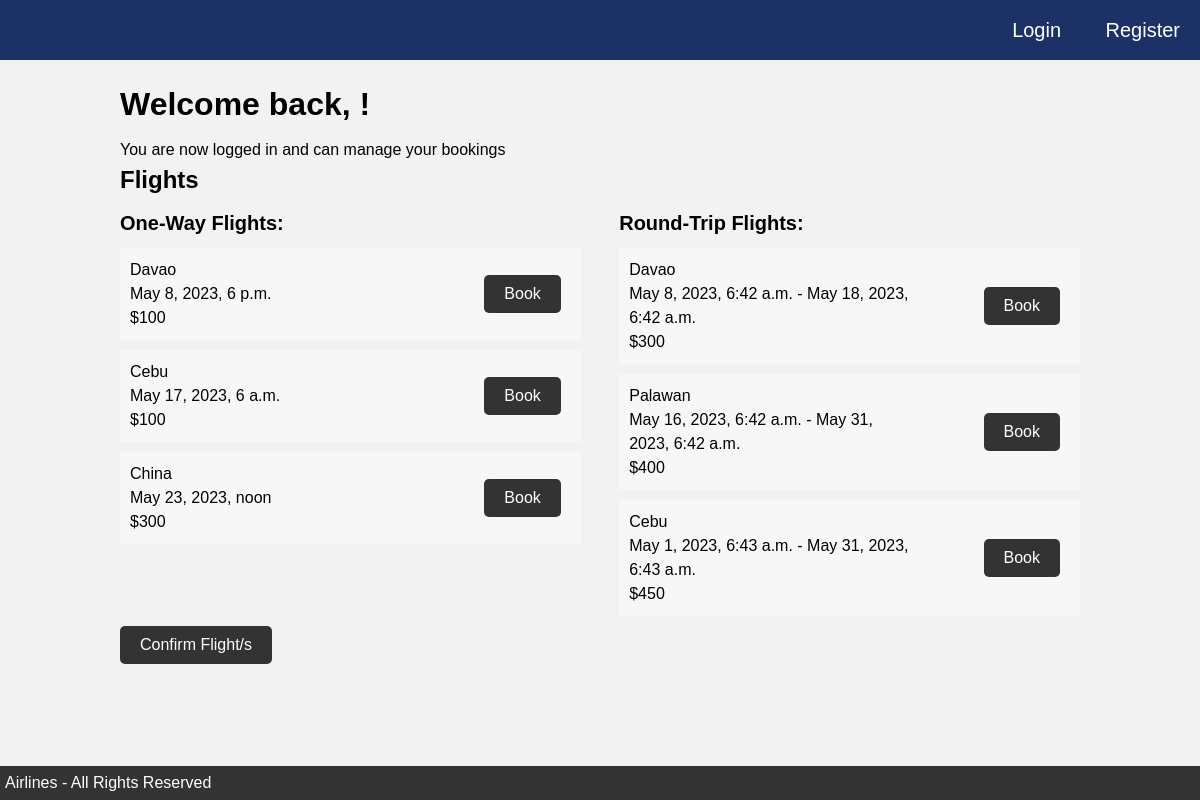
Screenshot of /userhome/ with the database file from the repository.
### base/models.py (models this page shows)
class OneWayFlight(models.Model):
    flightType = models.CharField(max_length=200)
    destination = models.CharField(max_length=200)
    departureDate = models.DateTimeField(max_length=200)
    totalAmount = models.CharField(max_length=200)

class RoundTripFlight(models.Model):
    flightType = models.CharField(max_length=200)
    destination = models.CharField(max_length=200)
    departureDate = models.DateTimeField(max_length=200)
    returnDate = models.DateTimeField(max_length=200)
    totalAmount = models.CharField(max_length=200)

### base/views.py (the view)
# urls.py: path('userhome/', views.all_flights, name='all_flights'),
def all_flights(request):
    one_way_flights = OneWayFlight.objects.all()
    round_trip_flights = RoundTripFlight.objects.all()
    return render(request, 'userhome.html', {'one_way_flights': one_way_flights, 'round_trip_flights': round_trip_flights})

### base/template/userhome.html (shortened to what this page needs)
<!DOCTYPE html>
<html>
{% load static %}
<head>
    <link rel="stylesheet" href="{% static 'css/userhome.css' %}">
</head>
<body>
    <header>
        <nav>
            <ul>
                {% if user.is_authenticated %}
                <li><a href="{% url 'logout' %}">Logout</a></li>
                {% else %}
                <li><a href="{% url 'login' %}">Login</a></li>
                <li><a href="{% url 'register' %}">Register</a></li>
                {% endif %}
            </ul>
        </nav>
    </header>
    <footer>
        <p>Airlines - All Rights Reserved</p>
    </footer>
    <main>
        <h1>Welcome back, {{ user.username }}!</h1>
        <p>You are now logged in and can manage your bookings</p>
        <h2>Flights</h2>
        <div class="flights-container">
            <div class="one-way-flights">
                <h3>One-Way Flights:</h3>
                <ul>
                    {% for flight in one_way_flights %}
                    <li>
                        <div class="flight-info">
                            <div class="flight-destination">{{ flight.destination }}</div>
                            <div class="flight-dates">{{ flight.departureDate }}</div>
                            <div class="flight-price">{{ flight.totalAmount }}</div>
                        </div>
                        <form method="POST" action="{% url 'book' %}">
                            <button type="submit">Book</button>
                        </form>
                    </li>
                    {% empty %}
                    <li>No one-way flights available</li>
                    {% endfor %}
                </ul>
            </div>
            <div class="round-trip-flights">
                <h3>Round-Trip Flights:</h3>
                <ul>
                    {% for flight in round_trip_flights %}
                    <li>
                        <div class="flight-info">
                            <div class="flight-destination">{{ flight.destination }}</div>
                            <div class="flight-dates">{{ flight.departureDate }} - {{ flight.returnDate }}</div>
                            <div class="flight-price">{{ flight.totalAmount }}</div>
                        </div>
                        <form method="POST" action="{% url 'book' %}">
                            <button type="submit">Book</button>
                        </form>
                    </li>
                    {% empty %}
                    <li>No round-trip flights available</li>
                    {% endfor %}
                </ul>
            </div>
        </div>
        <form method="GET" action="{% url 'confirm' %}">
            <button type="submit">Confirm Flight/s</button>
        </form>
    </main>
</body>
</html>

### base/static/css/userhome.css (style rules this page uses)
* { margin: 0; padding: 0; box-sizing: border-box; }
body { font-family: Arial, sans-serif; font-size: 16px; line-height: 1.5; background-color: #f2f2f2; }
header { background-color: #1c3267; height: 60px; }
nav ul { margin: 0; padding-right: 10px; list-style-type: none; text-align: right; list-style: none; }
nav li { display: inline-block; margin-left: 20px; }
nav a { display:block; padding:0 10px; color:#FFF; font-size:20px; line-height:60px; text-decoration:none; }
main { max-width: 1000px; margin: 0 auto; padding: 20px; }
h1, h2 { margin-bottom: 10px; }
ul { margin-bottom: 20px; }
li { margin-bottom: 10px; }
form { display: inline-block; margin-right: 10px; }
button { background-color: #333; color: #fff; border: none; padding: 10px 20px; cursor: pointer; font-size: 16px; border-radius: 5px; }
footer p { margin-left: 5px; }
footer { background-color: #333333; color: #FFFFFF; padding: 5px 0; position: absolute; bottom: 0; width: 100%; }
.flights-container { display: flex; justify-content: space-between; }
.one-way-flights, .round-trip-flights { width: 48%; }
.one-way-flights h3, .round-trip-flights h3 { font-size: 20px; margin-bottom: 10px; }
.flights-container ul { padding-left: 0; list-style: none; margin: 0; }
.flights-container li { margin-bottom: 10px; background-color: #f7f7f7; padding: 10px; display: flex; justify-content: space-between; align-items: center; }
.flight-info { display: flex; flex-direction: column; margin-right: 20px; width: 65%; }

### rows the page displays
OneWayFlight: destination "Davao", departureDate "May 8, 2023, 6 p.m.", totalAmount "$100"
OneWayFlight: destination "Cebu", departureDate "May 17, 2023, 6 a.m.", totalAmount "$100"
OneWayFlight: destination "China", departureDate "May 23, 2023, noon", totalAmount "$300"
RoundTripFlight: destination "Davao", departureDate "May 8, 2023, 6:42 a.m.", returnDate "May 18, 2023, 6:42 a.m.", totalAmount "$300"
RoundTripFlight: destination "Palawan", departureDate "May 16, 2023, 6:42 a.m.", returnDate "May 31, 2023, 6:42 a.m.", totalAmount "$400"
RoundTripFlight: destination "Cebu", departureDate "May 1, 2023, 6:43 a.m.", returnDate "May 31, 2023, 6:43 a.m.", totalAmount "$450"
